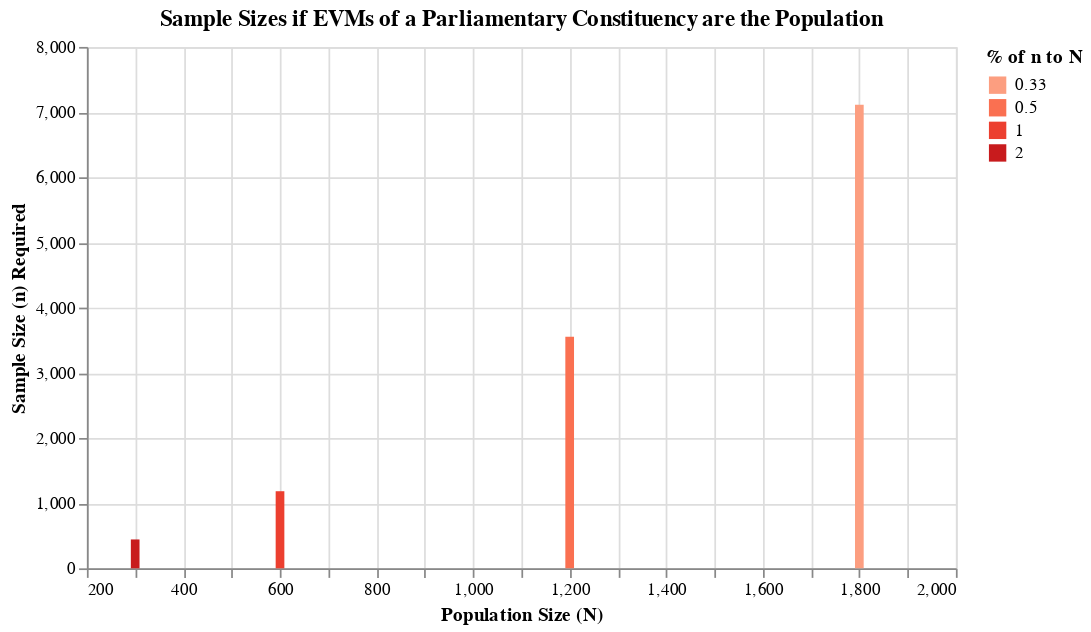

This figure's notebook cell:
### Markdown cell above
*EVMs of a Parliamentary Constituency as ‘population’:*

### Code cell
def calc_sample_size(n, N, p):
    q = 1 - p
    k = math.ceil(N / n)
    return math.ceil(n * ((k-1) * p + 1) * ((k-1) * q + 1))

def simulate_parliamentary_constituency(N_list, P=0.01):
    df_list = []
    for N in N_list:
        n = 6  # ECI-prescribed sample size
        defective_evms = math.ceil(N * P)
        sample_size = calc_sample_size(n, N, P)
        pct_n_to_N = round((n / N) * 100, 2)
        prob_fail = round(((defective_evms / N) ** n) * 100, 1)
        df_list.append(pd.DataFrame({
            'Population Size (N)': [N],
            'Number of Defective EVMs in the Population': [defective_evms],
            'Sample Size (n) Required': [sample_size],
            '% of n to N': [pct_n_to_N],
            'Probability of Failing to Detect a Defective EVM (%)': [prob_fail]
        }))
    return pd.concat(df_list, ignore_index=True)

N_list = [300, 600, 1200, 1800]
df_table_5 = simulate_parliamentary_constituency(N_list)
print(df_table_5)

chart_table_5 = alt.Chart(df_table_5).mark_bar().encode(
    x='Population Size (N):Q',
    y='Sample Size (n) Required:Q',
    color=alt.Color('% of n to N:O', scale=alt.Scale(scheme='reds')),
    tooltip=['Population Size (N)', 'Number of Defective EVMs in the Population',
             'Sample Size (n) Required', '% of n to N',
             'Probability of Failing to Detect a Defective EVM (%)']
).properties(title='Sample Sizes if EVMs of a Parliamentary Constituency are the Population',
             width=500, height=300)
chart_table_5

### Figure 1 — Vega-Lite specification as saved in the notebook (floating-point values rounded to 4 significant figures)
{"config": {"view": {"continuousWidth": 400, "continuousHeight": 300}}, "data": {"name": "data-6abf57cc0526b9e6f35438868ed0ba3c"}, "mark": "bar", "encoding": {"color": {"field": "% of n to N", "scale": {"scheme": "reds"}, "type": "ordinal"}, "tooltip": [{"field": "Population Size (N)", "type": "quantitative"}, {"field": "Number of Defective EVMs in the Population", "type": "quantitative"}, {"field": "Sample Size (n) Required", "type": "quantitative"}, {"field": "% of n to N", "type": "quantitative"}, {"field": "Probability of Failing to Detect a Defective EVM (%)", "type": "quantitative"}], "x": {"field": "Population Size (N)", "type": "quantitative"}, "y": {"field": "Sample Size (n) Required", "type": "quantitative"}}, "height": 300, "title": "Sample Sizes if EVMs of a Parliamentary Constituency are the Population", "width": 500, "$schema": "https://vega.github.io/schema/vega-lite/v4.17.0.json", "datasets": {"data-6abf57cc0526b9e6f35438868ed0ba3c": [{"Population Size (N)": 300, "Number of Defective EVMs in the Population": 3, "Sample Size (n) Required": 443, "% of n to N": 2.0, "Probability of Failing to Detect a Defective EVM (%)": 0.0}, {"Population Size (N)": 600, "Number of Defective EVMs in the Population": 6, "Sample Size (n) Required": 1183, "% of n to N": 1.0, "Probability of Failing to Detect a Defective EVM (%)": 0.0}, {"Population Size (N)": 1200, "Number of Defective EVMs in the Population": 12, "Sample Size (n) Required": 3553, "% of n to N": 0.5, "Probability of Failing to Detect a Defective EVM (%)": 0.0}, {"Population Size (N)": 1800, "Number of Defective EVMs in the Population": 18, "Sample Size (n) Required": 7111, "% of n to N": 0.33, "Probability of Failing to Detect a Defective EVM (%)": 0.0}]}}
